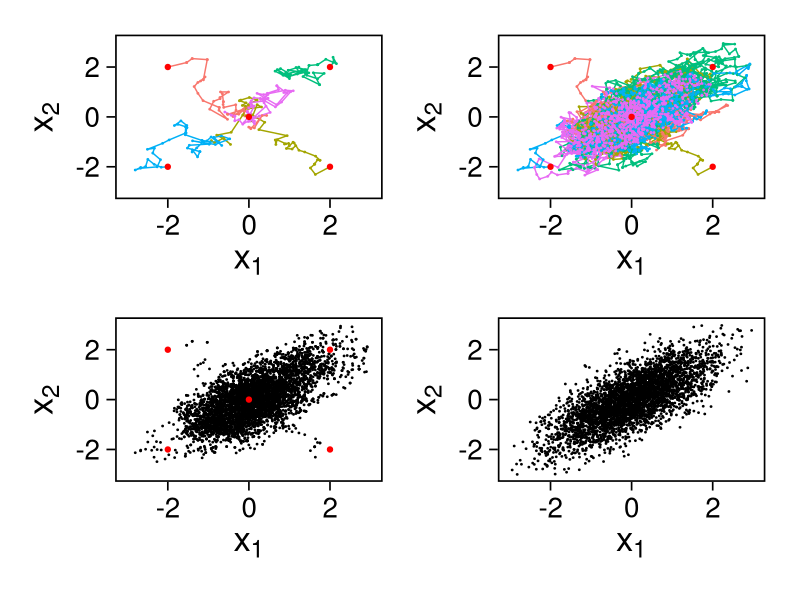
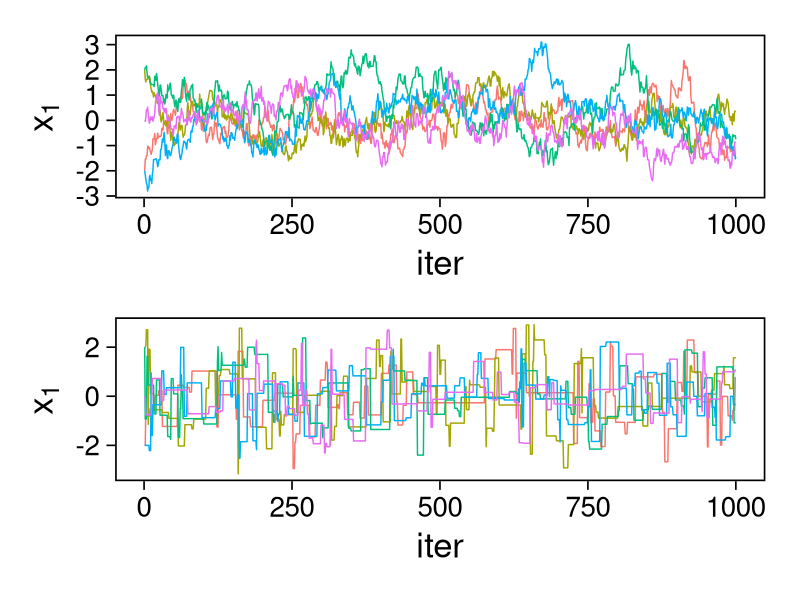
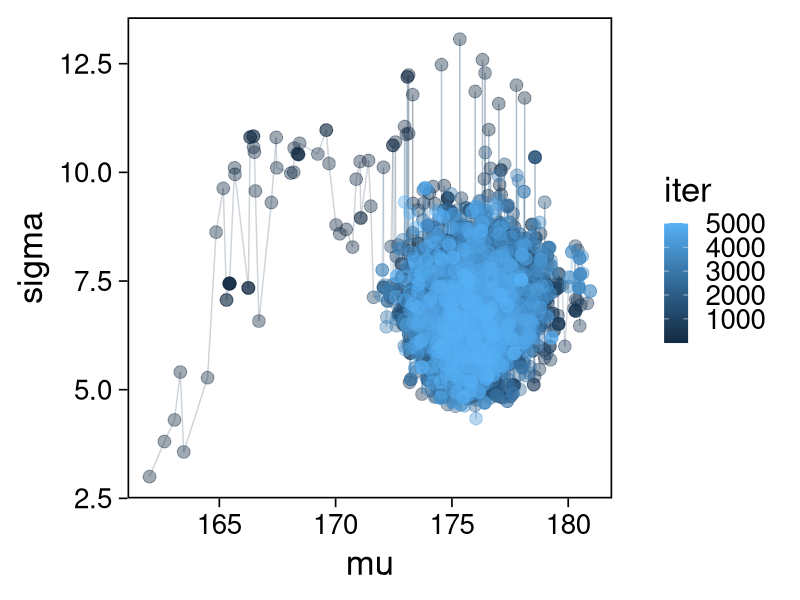
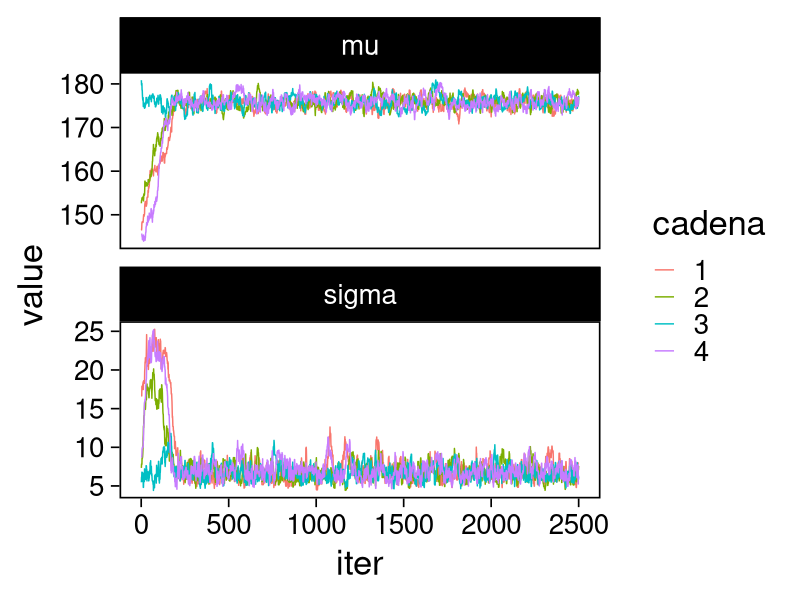
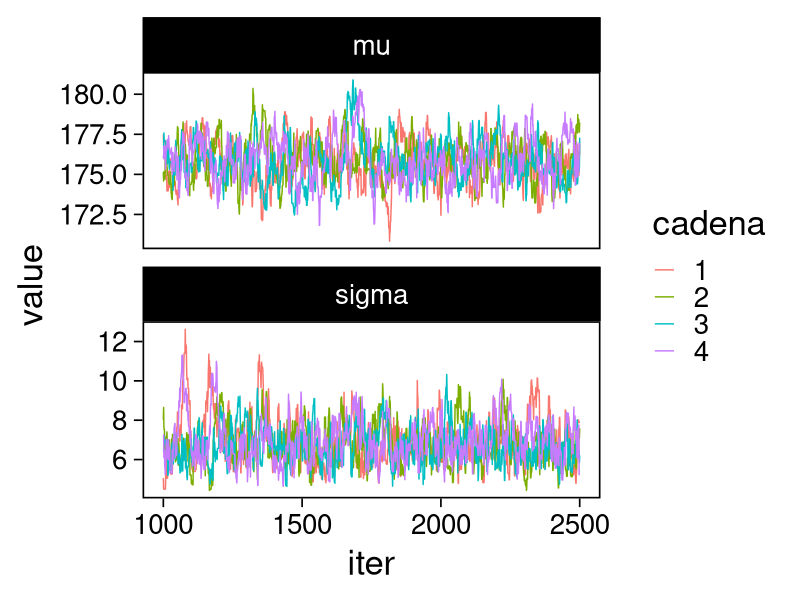
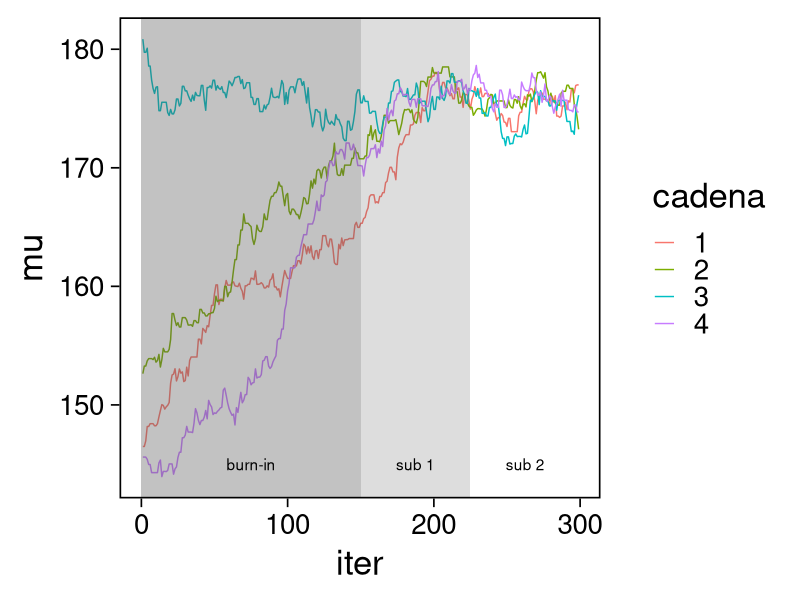
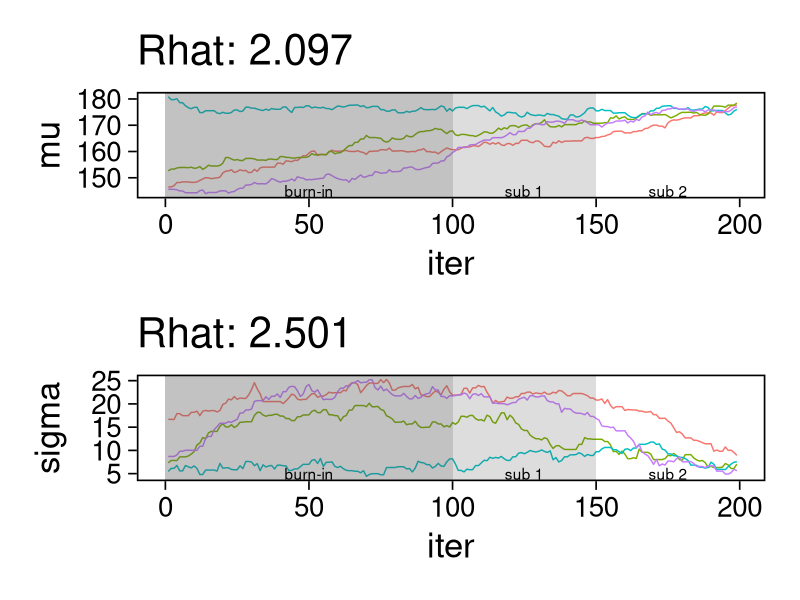
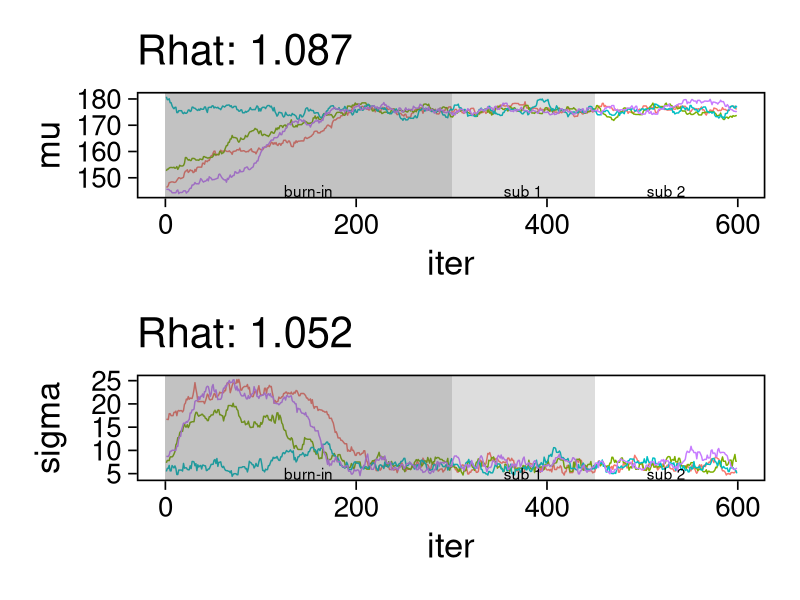

Write R code to recreate these figures, in order.
## Setup ---------------------------------------------------------------------
library(tidyverse)
library(patchwork)
library(scales)

## Cambia el default del tamaño de fuente 
theme_set(theme_linedraw(base_size = 25))

## Cambia el número de decimales para mostrar
options(digits = 4)
## Problemas con mi consola en Emacs
options(pillar.subtle = FALSE)
options(rlang_backtrace_on_error = "none")
options(crayon.enabled = FALSE)
options(width=60)

## Para el tema de ggplot
color.itam  <- c("#00362b","#004a3b", "#00503f", "#006953", "#008367", "#009c7b", "#00b68f", NA)
sin_leyenda <- theme(legend.position = "none")
sin_ejes <- theme(axis.ticks = element_blank(), axis.text = element_blank())
sin_lineas <- theme(panel.grid.major = element_blank(), panel.grid.minor = element_blank())

library(mvtnorm)
library(R6)
ModeloNormalMultivariado <-
  R6Class("ProbabilityModel",
          list(
            mean = NA,
            cov  = NA, 
            initialize = function(mu = 0, sigma = 1){
              self$mean = mu
              self$cov  = sigma |> as.matrix()
            }, 
            sample = function(n = 1){
              rmvnorm(n, mean = self$mean, sigma = self$cov)              
            },
            density = function(x, log = TRUE){
              dmvnorm(x, self$mean, self$cov, log = log)              
            }           
          ))

### Muestreador Metropolis-Hastings -------------------------
crea_metropolis_hastings <- function(objetivo, muestreo){
  ## Este muestreador aprovecha la simetría de la propuesta 
  function(niter, x_start){
    ## Empezamos en algun lugar
    estado <- x_start
    ndim <- length(estado) 
    muestras <- matrix(nrow = niter, ncol = ndim + 1)      
    muestras[1,2:(ndim+1)] <- estado
    muestras[1,1] <- 1
    for (ii in 2:niter){
      propuesta   <- estado + muestreo$sample()
      log_pi_propuesta <- objetivo$density(propuesta)
      log_pi_estado    <- objetivo$density(estado)
      log_alpha <- log_pi_propuesta - log_pi_estado

      if (log(runif(1)) < log_alpha) {
        muestras[ii, 1] <- 1 ## Aceptamos
        muestras[ii, 2:(ndim+1)] <- propuesta
      } else {
        muestras[ii, 1] <- 0 ## Rechazamos
        muestras[ii, 2:(ndim+1)] <- estado
      }
      estado <- muestras[ii, 2:(ndim+1)]
    }
    if (ndim == 1) {colnames(muestras) <- c("accept", "value")}
    muestras
  }
}

set.seed(108727)
mu <- c(0, 0)
Sigma <- matrix(c(1, .75, .75, 1), nrow = 2)
objetivo <- ModeloNormalMultivariado$new(mu, Sigma)
muestreo <- ModeloNormalMultivariado$new(c(0,0),  .05 * diag(2))

muestras <- tibble(id = factor(1:5), x1 = c(-2, 2, 2, -2, 0), x2 = c(2, -2, 2, -2, 0)) |>
  nest(x_start   = c(x1,x2)) |>
  mutate(cadenas = map(x_start, function(x0){
    mcmc <- crea_metropolis_hastings(objetivo, muestreo)
    mcmc(1000, c(x0$x1, x0$x2)) |>
      as_tibble() |>
      mutate(iter = 1:1000)
  }))

g.corta <- muestras |>
    unnest(cadenas) |>
    filter(iter <= 50) |>
    ggplot(aes(V2, V3, color = id)) +
    geom_path() + geom_point(size = .3) +
    geom_point(data = muestras |> unnest(x_start), aes(x1, x2), color = 'red') + 
    xlab(expression(x[1])) + ylab(expression(x[2])) + 
    sin_lineas + sin_leyenda + ylim(-3,3) + xlim(-3,3)


  g.completa <- muestras |>
    unnest(cadenas) |>
    ggplot(aes(V2, V3, color = id)) +
    geom_path() + geom_point(size = .3) +
    geom_point(data = muestras |> unnest(x_start), aes(x1, x2), color = 'red') + 
    xlab(expression(x[1])) + ylab(expression(x[2])) + 
    sin_lineas + sin_leyenda + ylim(-3,3) + xlim(-3,3)

  g.conjunta <- muestras |>
    unnest(cadenas) |>
    ggplot(aes(V2, V3)) +
    geom_point(size = .3) +
    geom_point(data = muestras |> unnest(x_start), aes(x1, x2), color = 'red') + 
    xlab(expression(x[1])) + ylab(expression(x[2])) + 
    sin_lineas + sin_leyenda + ylim(-3,3) + xlim(-3,3)

g.objetivo <- objetivo$sample(4000) |>
  as_tibble() |>
  ggplot(aes(V1, V2)) +
    geom_point(size = .3) +
    xlab(expression(x[1])) + ylab(expression(x[2])) + 
    sin_lineas + sin_leyenda + ylim(-3,3) + xlim(-3,3)

  (g.corta + g.completa) / (g.conjunta + g.objetivo)

muestreo <- ModeloNormalMultivariado$new(c(0,0),  10 * diag(2))

muestras.mal <- tibble(id = factor(1:5), x1 = c(-2, 2, 2, -2, 0), x2 = c(2, -2, 2, -2, 0)) |>
  nest(x_start   = c(x1,x2)) |>
  mutate(cadenas = map(x_start, function(x0){
    mcmc <- crea_metropolis_hastings(objetivo, muestreo)
    mcmc(1000, c(x0$x1, x0$x2)) |>
      as_tibble() |>
      mutate(iter = 1:1000)
  }))

g1 <- muestras |>
  unnest(cadenas) |>
  ggplot(aes(iter, V2, color = id)) +
  geom_line() + sin_lineas + sin_leyenda +
  ylab(expression(x[1]))


g2 <- muestras.mal |>
  unnest(cadenas) |>
  ggplot(aes(iter, V2, color = id)) +
  geom_line() + sin_lineas + sin_leyenda +
  ylab(expression(x[1]))

g1/g2

## Datos: cantantes de opera -----------------------
set.seed(3413)
cantantes <- lattice::singer |>
  mutate(estatura_cm = round(2.54 * height)) |>
  filter(str_detect(voice.part, "Tenor")) |>
  select(voice.part, estatura_cm) |>
  sample_n(20)

cantantes |> head(3) |> as.data.frame()

ModeloNormal <-
  R6Class("PosteriorProbabilityModel",
          list(
            observaciones = NA,
            mu_0 = NA, n_0 = NA, a = NA, b = NA,
            initialize = function(x = 0){
              ## Observaciones
              self$observaciones <- x
              ## Previa
              self$mu_0 <- 175
              self$n_0  <- 5
              self$a    <- 3
              self$b    <- 140
            },
            density = function(theta, log = TRUE){
              theta <- matrix(theta, nrow = 1)
              verosimilitud <- sum(dnorm(self$observaciones, theta[1], sd = theta[2], log = log))
              previa <- dnorm(theta[1], self$mu_0, sd = theta[2]/sqrt(self$n_0), log = log) +
                dgamma(1/(theta[2]**2), self$a, self$b, log = log)
              verosimilitud + previa 
            }           
          ))

objetivo <- ModeloNormal$new(cantantes$estatura_cm)
muestreo <- ModeloNormalMultivariado$new(c(0,0),  0.50 * diag(2))

set.seed(108727)
mcmc <- crea_metropolis_hastings(objetivo, muestreo)

muestras.cantantes <-  mcmc(5000, c(162, 3)) |>
  as_tibble() |>
  mutate(mu = V2, sigma = V3, iter = 1:n())

muestras.cantantes |>
  ggplot(aes(mu, sigma, color = iter)) +
  geom_line(alpha = .2) +geom_point(size = 4, alpha = .4) + 
  sin_lineas

cadenas.cantantes <- tibble(cadena  = factor(1:4),
        mu_start    = rnorm(4, 160, 20),
        sigma_start = runif(4, 0, 20)) |>
   nest(inicial = c(mu_start, sigma_start)) |>
   mutate(cadenas = map(inicial, function(x0){
     mcmc(2500, c(x0$mu_start, x0$sigma_start)) |>
       as_tibble() |>
       mutate(mu = V2, sigma = V3, iter = 1:n())
   }))

cadenas.cantantes |>
   unnest(cadenas) |>
   pivot_longer(cols = mu:sigma) |>
   ggplot(aes(iter, value, color = cadena)) +
   geom_line() +
   facet_wrap(~name, ncol = 1, scales = "free_y") +
   sin_lineas

cadenas.cantantes |>
  unnest(cadenas) |>
  filter(iter >= 1000) |> 
  pivot_longer(cols = mu:sigma) |>
  ggplot(aes(iter, value, color = cadena)) +
  geom_line() +
  facet_wrap(~name, ncol = 1, scales = "free_y") +
  sin_lineas

cadenas.cantantes |>
  unnest(cadenas) |>
  filter(iter > 100) |> 
  summarise(.estimate = mean(sigma), .variance = var(sigma),
            .error_mc = sqrt(.variance/n()))

cadenas.cantantes |>
 unnest(cadenas) |>
 filter(iter > 100) |> 
 group_by(cadena) |> 
 summarise(media = mean(sigma), varianza = var(sigma)) |>
 summarise(.estimate = mean(media), .error_mc = sd(media))

cadenas.cantantes |>
 unnest(cadenas) |>
 filter(iter > 100) |> 
 group_by(cadena) |> 
 summarise(media = mean(sigma), varianza = var(sigma))

cadenas.cantantes |>
 unnest(cadenas) |>
 filter(iter > 100) |>
 group_by(cadena) |>
 mutate(.draw = 1:n(), .particion = ifelse(.draw >= n()/2, 1, 0)) |>
 group_by(cadena, .particion) |>
 summarise(media = mean(sigma), varianza = var(sigma), .groups = "drop") |>
 summarise(.estimate = mean(media), .error_mc = sd(media))

cadenas.cantantes |>
    unnest(cadenas) |>
    filter(iter < 300) |>
    ggplot(aes(x = iter, y = mu, color = cadena)) + 
    geom_path() +  sin_lineas + 
    annotate("rect", xmin = 0, xmax = 225, ymin = -Inf, ymax = Inf, alpha = .2) + 
    annotate("rect", xmin = 0, xmax = 150, ymin = -Inf, ymax = Inf, alpha = .2) + 
    annotate("text", x = c(75, 187.5,262.5),
             y = rep(145, 3), 
             label = c("burn-in", "sub 1", "sub 2"))

diagnosticos.rhat.short <- cadenas.cantantes |>
  unnest(cadenas) |>
  filter(iter < 200) |>
  filter(iter > max(iter)/2) |>
  mutate(cadena = paste(cadena, ifelse(iter <= (max(iter) + min(iter))/2, 
                                       'a', 'b'), sep = "")) |>
  pivot_longer(mu:sigma, names_to = "parametro", values_to = "valor") |>
  group_by(parametro, cadena) |>
  summarise(media = mean(valor), num = n(), sigma2 = var(valor)) |>
  summarise(N = first(num), 
            M = n_distinct(cadena), 
            B = N * var(media), 
            W = mean(sigma2), 
            V_hat = ((N-1)/N) * W + B/N,
            R_hat = sqrt(V_hat/W)) 

g.mu <- cadenas.cantantes |>
  unnest(cadenas) |>
  filter(iter < 200) |>
  ggplot(aes(x = iter, y = mu, color = cadena)) + 
  geom_path() + sin_leyenda + sin_lineas + 
  ggtitle(paste("Rhat: ", round((diagnosticos.rhat.short |> pull(R_hat))[1], 3), sep = "")) + 
  annotate("rect", xmin = 0, xmax = 150, ymin = -Inf, ymax = Inf, alpha = .2) + 
  annotate("rect", xmin = 0, xmax = 100, ymin = -Inf, ymax = Inf, alpha = .2) + 
  annotate("text", x = c(50, 125, 175),
           y = rep(145, 3), 
           label = c("burn-in", "sub 1", "sub 2"))

g.sigma <- cadenas.cantantes |>
  unnest(cadenas) |>
  filter(iter < 200) |>
  ggplot(aes(x = iter, y = sigma, color = cadena)) + 
  geom_path() + sin_leyenda + sin_lineas + 
  ggtitle(paste("Rhat: ", round((diagnosticos.rhat.short |> pull(R_hat))[2], 3), sep = "")) + 
  annotate("rect", xmin = 0, xmax = 150, ymin = -Inf, ymax = Inf, alpha = .2) + 
  annotate("rect", xmin = 0, xmax = 100, ymin = -Inf, ymax = Inf, alpha = .2) + 
  annotate("text", x = c(50, 125, 175),
           y = rep(5, 3), 
           label = c("burn-in", "sub 1", "sub 2"))

g.mu / g.sigma

diagnosticos.rhat.short <- cadenas.cantantes |>
  unnest(cadenas) |>
  filter(iter < 600) |>
  filter(iter > max(iter)/2) |>
  mutate(cadena = paste(cadena, ifelse(iter <= (max(iter) + min(iter))/2, 
                                       'a', 'b'), sep = "")) |>
  pivot_longer(mu:sigma, names_to = "parametro", values_to = "valor") |>
  group_by(parametro, cadena) |>
  summarise(media = mean(valor), num = n(), sigma2 = var(valor)) |>
  summarise(N = first(num), 
            M = n_distinct(cadena), 
            B = N * var(media), 
            W = mean(sigma2), 
            V_hat = ((N-1)/N) * W + B/N,
            R_hat = sqrt(V_hat/W)) 

g.mu <- cadenas.cantantes |>
  unnest(cadenas) |>
  filter(iter < 600) |>
  ggplot(aes(x = iter, y = mu, color = cadena)) + 
  geom_path() + sin_leyenda + sin_lineas + 
  ggtitle(paste("Rhat: ", round((diagnosticos.rhat.short |> pull(R_hat))[1], 3), sep = "")) + 
  annotate("rect", xmin = 0, xmax = 450, ymin = -Inf, ymax = Inf, alpha = .2) + 
  annotate("rect", xmin = 0, xmax = 300, ymin = -Inf, ymax = Inf, alpha = .2) + 
  annotate("text", x = c(150, 375, 525),
           y = rep(145, 3), 
           label = c("burn-in", "sub 1", "sub 2"))

g.sigma <- cadenas.cantantes |>
  unnest(cadenas) |>
  filter(iter < 600) |>
  ggplot(aes(x = iter, y = sigma, color = cadena)) + 
  geom_path() + sin_leyenda + sin_lineas + 
  ggtitle(paste("Rhat: ", round((diagnosticos.rhat.short |> pull(R_hat))[2], 3), sep = "")) + 
  annotate("rect", xmin = 0, xmax = 450, ymin = -Inf, ymax = Inf, alpha = .2) + 
  annotate("rect", xmin = 0, xmax = 300, ymin = -Inf, ymax = Inf, alpha = .2) + 
  annotate("text", x = c(150, 375, 525),
           y = rep(5, 3), 
           label = c("burn-in", "sub 1", "sub 2"))

g.mu / g.sigma

library(forecast)
ggAcf(rgamma(1000,1,1)) + sin_lineas

ggAcf(muestras.cantantes$mu) + sin_lineas +
ggtitle("Series: mu (modelo cantantes)")

library(posterior)
tibble(Neff  = round(ess_basic(muestras.cantantes$mu)),
  N.M   = nrow(muestras.cantantes),
  ratio    = ess_basic(muestras.cantantes$mu)/nrow(muestras.cantantes),
  sigma = ess_basic(muestras.cantantes$sigma)/nrow(muestras.cantantes),
  accept = mean(muestras.cantantes$V1))

### Actualización del muestreador  -----------------------------
set.seed(108727)
objetivo <- ModeloNormal$new(cantantes$estatura_cm)
muestreo <- ModeloNormalMultivariado$new(c(0,0), 3 * diag(2))
mcmc <- crea_metropolis_hastings(objetivo, muestreo)

muestras.cantantes <-  mcmc(5000, c(175, 6.5)) |>
  as_tibble() |>
  mutate(mu = V2, sigma = V3, iter = 1:n())

tibble(Neff  = round(ess_basic(muestras.cantantes$mu),0),
  N.M   = nrow(muestras.cantantes),
  ratio    = ess_basic(muestras.cantantes$mu)/nrow(muestras.cantantes),
  sigma = ess_basic(muestras.cantantes$sigma)/nrow(muestras.cantantes),
  accept = mean(muestras.cantantes$V1))

ggAcf(muestras.cantantes$mu) + sin_lineas +
  ggtitle("Series: mu (modelo cantantes)")

sessionInfo()
